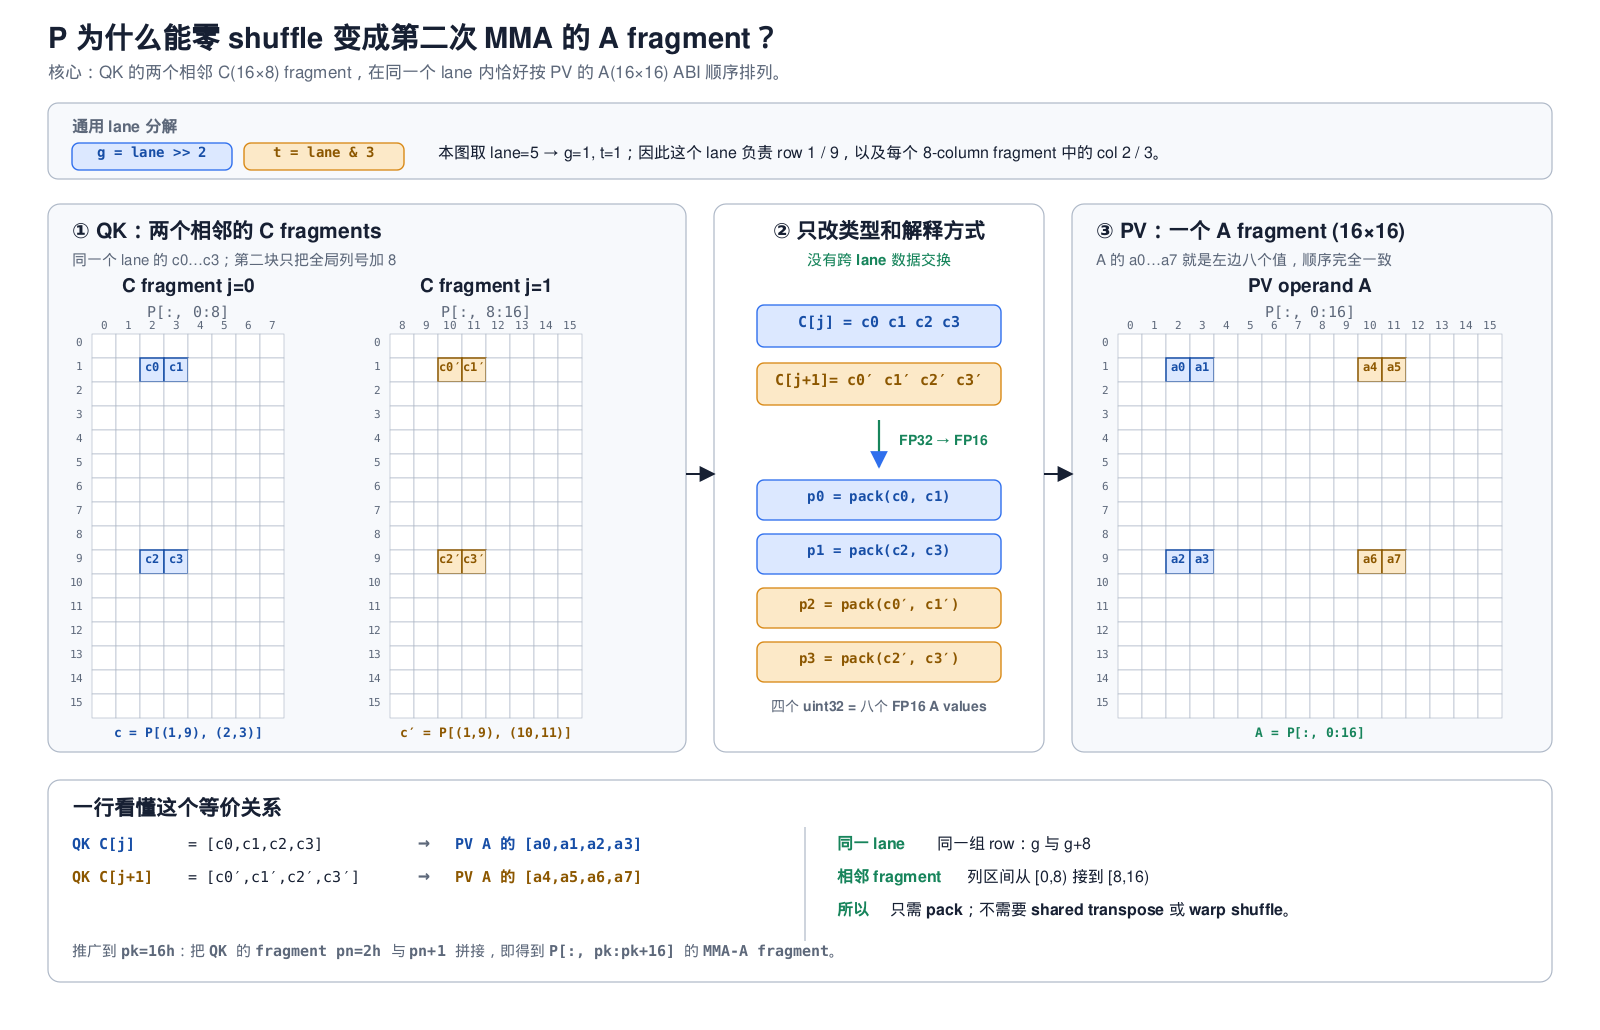

Write Python code to recreate this figure.
#!/usr/bin/env python3
"""Generate an editable SVG explaining FA2's P(C-registers) -> MMA-A layout.

The concrete example uses lane 5, so g=1 and t=1.  The geometry and labels
are deterministic and deliberately mirror the PTX m16n8k16 fragment ABI.
"""

from __future__ import annotations

import argparse
import ctypes
import ctypes.util
import html
from pathlib import Path


W, H = 1600, 1030

INK = "#172033"
MUTED = "#5D687A"
GRID = "#AEB8C7"
PANEL = "#F7F9FC"
WHITE = "#FFFFFF"
BLUE = "#2F6FED"
BLUE_LIGHT = "#DCE8FF"
BLUE_DARK = "#174EA6"
GOLD = "#D88916"
GOLD_LIGHT = "#FCE9C8"
GREEN = "#17845B"
GREEN_LIGHT = "#DDF4EA"


def esc(value: object) -> str:
    return html.escape(str(value), quote=True)


class SVG:
    def __init__(self) -> None:
        self.parts: list[str] = []

    def add(self, raw: str) -> None:
        self.parts.append(raw)

    def rect(self, x, y, w, h, fill=WHITE, stroke=GRID, sw=1,
             rx=0, dash: str | None = None) -> None:
        extra = f' stroke-dasharray="{dash}"' if dash else ""
        self.add(
            f'<rect x="{x}" y="{y}" width="{w}" height="{h}" rx="{rx}" '
            f'fill="{fill}" stroke="{stroke}" stroke-width="{sw}"{extra}/>'
        )

    def line(self, x1, y1, x2, y2, stroke=INK, sw=1.5,
             marker: str | None = None, dash: str | None = None) -> None:
        extra = f' marker-end="url(#{marker})"' if marker else ""
        if dash:
            extra += f' stroke-dasharray="{dash}"'
        self.add(
            f'<line x1="{x1}" y1="{y1}" x2="{x2}" y2="{y2}" '
            f'stroke="{stroke}" stroke-width="{sw}"{extra}/>'
        )

    def path(self, d, stroke=INK, sw=1.5, fill="none",
             marker: str | None = None) -> None:
        extra = f' marker-end="url(#{marker})"' if marker else ""
        self.add(
            f'<path d="{d}" fill="{fill}" stroke="{stroke}" '
            f'stroke-width="{sw}"{extra}/>'
        )

    def text(self, x, y, value, size=18, weight=400, fill=INK,
             anchor="start", family="sans", baseline: str | None = None) -> None:
        base = f' dominant-baseline="{baseline}"' if baseline else ""
        self.add(
            f'<text x="{x}" y="{y}" font-size="{size}" font-weight="{weight}" '
            f'fill="{fill}" text-anchor="{anchor}" class="{family}"{base}>'
            f'{esc(value)}</text>'
        )


def label_box(s: SVG, x, y, w, h, label, fill, stroke, size=17,
              text_fill=INK, weight=600) -> None:
    s.rect(x, y, w, h, fill, stroke, 1.4, 7)
    s.text(x + w / 2, y + h / 2 + 1, label, size, weight, text_fill,
           anchor="middle", family="mono", baseline="middle")


def matrix_grid(s: SVG, x: int, y: int, rows: int, cols: int, cell: int,
                title: str, col_offset: int,
                highlights: dict[tuple[int, int], tuple[str, str, str]]) -> None:
    """Draw a matrix with (label, fill, text-color) highlighted cells."""
    s.text(x + cols * cell / 2, y - 42, title, 19, 700, INK,
           anchor="middle")
    s.text(x + cols * cell / 2, y - 17,
           f"P[:, {col_offset}:{col_offset + cols}]", 15, 500, MUTED,
           anchor="middle", family="mono")
    for c in range(cols):
        s.text(x + c * cell + cell / 2, y - 5, str(col_offset + c), 11, 500,
               MUTED, anchor="middle", family="mono")
    for r in range(rows):
        s.text(x - 9, y + r * cell + cell / 2, str(r), 11, 500, MUTED,
               anchor="end", family="mono", baseline="middle")
        for c in range(cols):
            key = (r, c)
            if key in highlights:
                label, fill, text_fill = highlights[key]
                s.rect(x + c * cell, y + r * cell, cell, cell,
                       fill, text_fill, 1.5)
                s.text(x + c * cell + cell / 2,
                       y + r * cell + cell / 2 + 1,
                       label, 12, 700, text_fill, anchor="middle",
                       family="mono", baseline="middle")
            else:
                s.rect(x + c * cell, y + r * cell, cell, cell,
                       WHITE, GRID, 0.65)


def build_svg() -> str:
    s = SVG()
    s.add(f'''<svg xmlns="http://www.w3.org/2000/svg" width="{W}" height="{H}" viewBox="0 0 {W} {H}" role="img" aria-labelledby="title desc">
<title id="title">FA2 中 P 从 QK accumulator layout 到 PV MMA A layout</title>
<desc id="desc">以 lane 5 为例，展示两个相邻的 16×8 QK accumulator fragments 如何在不跨 lane 搬运数据的情况下组成一个 16×16 FP16 MMA A fragment。</desc>
<defs>
  <marker id="arrow" viewBox="0 0 10 10" refX="9" refY="5" markerWidth="8" markerHeight="8" orient="auto"><path d="M 0 0 L 10 5 L 0 10 z" fill="{INK}"/></marker>
  <marker id="blue-arrow" viewBox="0 0 10 10" refX="9" refY="5" markerWidth="8" markerHeight="8" orient="auto"><path d="M 0 0 L 10 5 L 0 10 z" fill="{BLUE}"/></marker>
  <style>
    .sans {{ font-family: Arial, Helvetica, "Droid Sans Fallback", "Noto Sans CJK SC", sans-serif; }}
    .mono {{ font-family: "DejaVu Sans Mono", "Droid Sans Fallback", "Noto Sans Mono CJK SC", monospace; }}
    text {{ text-rendering: geometricPrecision; }}
  </style>
</defs>''')
    s.rect(0, 0, W, H, WHITE, "none", 0)

    # Title and invariant.
    s.text(48, 48, "P 为什么能零 shuffle 变成第二次 MMA 的 A fragment？",
           29, 700)
    s.text(48, 78,
           "核心：QK 的两个相邻 C(16×8) fragment，在同一个 lane 内恰好按 PV 的 A(16×16) ABI 顺序排列。",
           17, 400, MUTED)

    s.rect(48, 103, 1504, 76, PANEL, GRID, 1.2, 10)
    s.text(72, 132, "通用 lane 分解", 16, 700, MUTED)
    label_box(s, 72, 143, 160, 27, "g = lane >> 2", BLUE_LIGHT, BLUE, 14,
              BLUE_DARK)
    label_box(s, 244, 143, 160, 27, "t = lane & 3", GOLD_LIGHT, GOLD, 14,
              "#8C5700")
    s.text(438, 158,
           "本图取 lane=5 → g=1, t=1；因此这个 lane 负责 row 1 / 9，以及每个 8-column fragment 中的 col 2 / 3。",
           16, 500, INK, baseline="middle")

    # Main panels.
    s.rect(48, 204, 638, 548, PANEL, GRID, 1.2, 12)
    s.text(72, 238, "① QK：两个相邻的 C fragments", 21, 700)
    s.text(72, 265, "同一个 lane 的 c0…c3；第二块只把全局列号加 8",
           15, 400, MUTED)

    c0 = {
        (1, 2): ("c0", BLUE_LIGHT, BLUE_DARK),
        (1, 3): ("c1", BLUE_LIGHT, BLUE_DARK),
        (9, 2): ("c2", BLUE_LIGHT, BLUE_DARK),
        (9, 3): ("c3", BLUE_LIGHT, BLUE_DARK),
    }
    c1 = {
        (1, 2): ("c0′", GOLD_LIGHT, "#8C5700"),
        (1, 3): ("c1′", GOLD_LIGHT, "#8C5700"),
        (9, 2): ("c2′", GOLD_LIGHT, "#8C5700"),
        (9, 3): ("c3′", GOLD_LIGHT, "#8C5700"),
    }
    matrix_grid(s, 92, 334, 16, 8, 24, "C fragment j=0", 0, c0)
    matrix_grid(s, 390, 334, 16, 8, 24, "C fragment j=1", 8, c1)

    # Compact coordinate captions under C fragments.
    s.text(188, 737, "c = P[(1,9), (2,3)]", 13, 600, BLUE_DARK,
           anchor="middle", family="mono")
    s.text(486, 737, "c′ = P[(1,9), (10,11)]", 13, 600, "#8C5700",
           anchor="middle", family="mono")

    # Middle conversion panel.
    s.rect(714, 204, 330, 548, WHITE, GRID, 1.2, 12)
    s.text(879, 238, "② 只改类型和解释方式", 21, 700, anchor="middle")
    s.text(879, 265, "没有跨 lane 数据交换", 15, 600, GREEN,
           anchor="middle")

    label_box(s, 757, 305, 244, 42, "C[j]  = c0 c1 c2 c3",
              BLUE_LIGHT, BLUE, 15, BLUE_DARK)
    label_box(s, 757, 363, 244, 42, "C[j+1]= c0′ c1′ c2′ c3′",
              GOLD_LIGHT, GOLD, 15, "#8C5700")
    s.line(879, 420, 879, 467, GREEN, 2.2, "blue-arrow")
    s.text(899, 445, "FP32 → FP16", 14, 700, GREEN, baseline="middle")

    labels = [
        ("p0 = pack(c0,  c1)", BLUE_LIGHT, BLUE, BLUE_DARK),
        ("p1 = pack(c2,  c3)", BLUE_LIGHT, BLUE, BLUE_DARK),
        ("p2 = pack(c0′, c1′)", GOLD_LIGHT, GOLD, "#8C5700"),
        ("p3 = pack(c2′, c3′)", GOLD_LIGHT, GOLD, "#8C5700"),
    ]
    for i, (label, fill, stroke, text_fill) in enumerate(labels):
        label_box(s, 757, 480 + i * 54, 244, 40, label, fill, stroke,
                  14, text_fill)
    s.text(879, 711, "四个 uint32 = 八个 FP16 A values",
           14, 600, MUTED, anchor="middle")

    # Right A matrix panel.
    s.rect(1072, 204, 480, 548, PANEL, GRID, 1.2, 12)
    s.text(1096, 238, "③ PV：一个 A fragment (16×16)", 21, 700)
    s.text(1096, 265, "A 的 a0…a7 就是左边八个值，顺序完全一致",
           15, 400, MUTED)
    ah = {
        (1, 2): ("a0", BLUE_LIGHT, BLUE_DARK),
        (1, 3): ("a1", BLUE_LIGHT, BLUE_DARK),
        (9, 2): ("a2", BLUE_LIGHT, BLUE_DARK),
        (9, 3): ("a3", BLUE_LIGHT, BLUE_DARK),
        (1, 10): ("a4", GOLD_LIGHT, "#8C5700"),
        (1, 11): ("a5", GOLD_LIGHT, "#8C5700"),
        (9, 10): ("a6", GOLD_LIGHT, "#8C5700"),
        (9, 11): ("a7", GOLD_LIGHT, "#8C5700"),
    }
    matrix_grid(s, 1118, 334, 16, 16, 24, "PV operand A", 0, ah)
    s.text(1310, 737, "A = P[:, 0:16]", 13, 600, GREEN,
           anchor="middle", family="mono")

    # Structural arrows between panels.
    s.path("M 686 474 L 714 474", INK, 2, marker="arrow")
    s.path("M 1044 474 L 1072 474", INK, 2, marker="arrow")

    # Bottom proof / mapping strip.
    s.rect(48, 780, 1504, 202, WHITE, GRID, 1.2, 12)
    s.text(72, 815, "一行看懂这个等价关系", 21, 700)
    s.text(72, 849, "QK C[j]", 15, 700, BLUE_DARK, family="mono")
    s.text(188, 849, "= [c0,c1,c2,c3]", 15, 500, INK, family="mono")
    s.text(418, 849, "→", 20, 700, MUTED, family="mono")
    s.text(455, 849, "PV A 的 [a0,a1,a2,a3]", 15, 700, BLUE_DARK,
           family="mono")
    s.text(72, 882, "QK C[j+1]", 15, 700, "#8C5700", family="mono")
    s.text(188, 882, "= [c0′,c1′,c2′,c3′]", 15, 500, INK,
           family="mono")
    s.text(418, 882, "→", 20, 700, MUTED, family="mono")
    s.text(455, 882, "PV A 的 [a4,a5,a6,a7]", 15, 700, "#8C5700",
           family="mono")

    s.line(805, 827, 805, 941, GRID, 1.2)
    s.text(837, 849, "同一 lane", 16, 700, GREEN)
    s.text(937, 849, "同一组 row：g 与 g+8", 16, 500, INK)
    s.text(837, 882, "相邻 fragment", 16, 700, GREEN)
    s.text(967, 882, "列区间从 [0,8) 接到 [8,16)", 16, 500, INK)
    s.text(837, 915, "所以", 16, 700, GREEN)
    s.text(890, 915, "只需 pack；不需要 shared transpose 或 warp shuffle。",
           16, 600, INK)
    s.text(72, 956,
           "推广到 pk=16h：把 QK 的 fragment pn=2h 与 pn+1 拼接，即得到 P[:, pk:pk+16] 的 MMA-A fragment。",
           15, 600, MUTED, family="mono")

    s.add("</svg>")
    return "\n".join(s.parts) + "\n"


class RsvgRectangle(ctypes.Structure):
    _fields_ = [("x", ctypes.c_double), ("y", ctypes.c_double),
                ("width", ctypes.c_double), ("height", ctypes.c_double)]


def render_png(svg_path: Path, png_path: Path) -> None:
    """Render the SVG through system librsvg and Cairo for visual review."""
    rsvg_name = ctypes.util.find_library("rsvg-2")
    cairo_name = ctypes.util.find_library("cairo")
    gobject_name = ctypes.util.find_library("gobject-2.0")
    if not (rsvg_name and cairo_name and gobject_name):
        raise RuntimeError("librsvg, Cairo, and GObject are required")

    rsvg = ctypes.CDLL(rsvg_name)
    cairo = ctypes.CDLL(cairo_name)
    gobject = ctypes.CDLL(gobject_name)
    rsvg.rsvg_handle_new_from_file.argtypes = [ctypes.c_char_p,
                                                ctypes.POINTER(ctypes.c_void_p)]
    rsvg.rsvg_handle_new_from_file.restype = ctypes.c_void_p
    rsvg.rsvg_handle_render_document.argtypes = [
        ctypes.c_void_p, ctypes.c_void_p, ctypes.POINTER(RsvgRectangle),
        ctypes.POINTER(ctypes.c_void_p)]
    rsvg.rsvg_handle_render_document.restype = ctypes.c_bool
    cairo.cairo_image_surface_create.argtypes = [ctypes.c_int, ctypes.c_int,
                                                  ctypes.c_int]
    cairo.cairo_image_surface_create.restype = ctypes.c_void_p
    cairo.cairo_create.argtypes = [ctypes.c_void_p]
    cairo.cairo_create.restype = ctypes.c_void_p
    cairo.cairo_destroy.argtypes = [ctypes.c_void_p]
    cairo.cairo_surface_write_to_png.argtypes = [ctypes.c_void_p,
                                                  ctypes.c_char_p]
    cairo.cairo_surface_write_to_png.restype = ctypes.c_int
    cairo.cairo_surface_destroy.argtypes = [ctypes.c_void_p]
    gobject.g_object_unref.argtypes = [ctypes.c_void_p]

    error = ctypes.c_void_p()
    handle = rsvg.rsvg_handle_new_from_file(str(svg_path).encode(),
                                             ctypes.byref(error))
    if not handle:
        raise RuntimeError(f"librsvg could not open {svg_path}")
    surface = cairo.cairo_image_surface_create(0, W, H)  # CAIRO_FORMAT_ARGB32
    cr = cairo.cairo_create(surface)
    viewport = RsvgRectangle(0, 0, W, H)
    ok = rsvg.rsvg_handle_render_document(handle, cr, ctypes.byref(viewport),
                                           ctypes.byref(error))
    cairo.cairo_destroy(cr)
    status = cairo.cairo_surface_write_to_png(surface, str(png_path).encode())
    cairo.cairo_surface_destroy(surface)
    gobject.g_object_unref(handle)
    if not ok or status != 0:
        raise RuntimeError(f"failed to render {svg_path} to PNG")


def main() -> None:
    parser = argparse.ArgumentParser(description=__doc__)
    parser.add_argument(
        "output", nargs="?", type=Path,
        default=Path(__file__).with_suffix(".svg"),
        help="output SVG path; a sibling PNG preview is also generated",
    )
    args = parser.parse_args()
    args.output.parent.mkdir(parents=True, exist_ok=True)
    args.output.write_text(build_svg(), encoding="utf-8")
    render_png(args.output, args.output.with_suffix(".png"))


if __name__ == "__main__":
    main()
